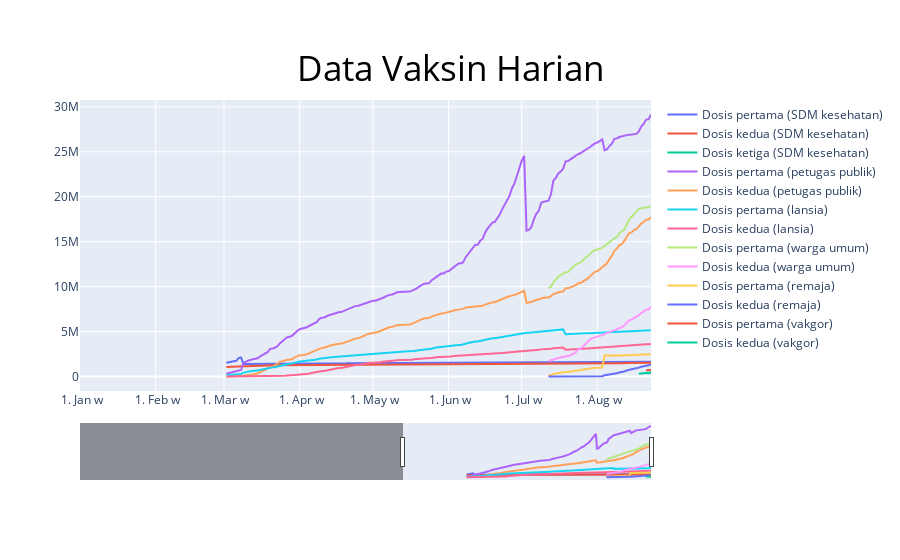

The cell this chart's notebook holds for it:
### Code cell
fig = go.Figure(layout_title_text="Data Vaksin Harian")

fig.add_trace(go.Scatter(
    x=day_statistic.index,
    y=day_statistic['Dosis pertama (SDM kesehatan)'],
    name='Dosis pertama (SDM kesehatan)'
))
fig.add_trace(go.Scatter(
    x=day_statistic.index,
    y=day_statistic['Dosis kedua (SDM kesehatan)'],
    name='Dosis kedua (SDM kesehatan)'
))
fig.add_trace(go.Scatter(
    x=day_statistic.index,
    y=day_statistic['Dosis ketiga (SDM kesehatan)'],
    name='Dosis ketiga (SDM kesehatan)'
))
fig.add_trace(go.Scatter(
    x=day_statistic.index,
    y=day_statistic['Dosis pertama (petugas publik)'],
    name='Dosis pertama (petugas publik)'
))
fig.add_trace(go.Scatter(
    x=day_statistic.index,
    y=day_statistic['Dosis kedua (petugas publik)'],
    name='Dosis kedua (petugas publik)'
))
fig.add_trace(go.Scatter(
    x=day_statistic.index,
    y=day_statistic['Dosis pertama (lansia)'],
    name='Dosis pertama (lansia)'
))
fig.add_trace(go.Scatter(
    x=day_statistic.index,
    y=day_statistic['Dosis kedua (lansia)'],
    name='Dosis kedua (lansia)'
))
fig.add_trace(go.Scatter(
    x=day_statistic.index,
    y=day_statistic['Dosis pertama (warga umum)'],
    name='Dosis pertama (warga umum)'
))
fig.add_trace(go.Scatter(
    x=day_statistic.index,
    y=day_statistic['Dosis kedua (warga umum)'],
    name='Dosis kedua (warga umum)'
))
fig.add_trace(go.Scatter(
    x=day_statistic.index,
    y=day_statistic['Dosis pertama (remaja)'],
    name='Dosis pertama (remaja)'
))
fig.add_trace(go.Scatter(
    x=day_statistic.index,
    y=day_statistic['Dosis kedua (remaja)'],
    name='Dosis kedua (remaja)'
))
fig.add_trace(go.Scatter(
    x=day_statistic.index,
    y=day_statistic['Dosis pertama (Vakgor)'],
    name='Dosis pertama (vakgor)'
))
fig.add_trace(go.Scatter(
    x=day_statistic.index,
    y=day_statistic['Dosis kedua (Vakgor)'],
    name='Dosis kedua (vakgor)'
))


# fig.add_trace(go.Scatter(
#     x=[2, 3, 4],
#     y=[40, 50, 60],
#     name="yaxis2 data",
#     yaxis="y2"
# ))




# # Create axis objects
# fig.update_layout(
#     xaxis=dict(
#         domain=[0.3, 0.7]
#     )

# Update layout properties
fig.update_layout(
    title_font_color="black",
    title_font_size=35,
    title={'y':0.9,
            'x':0.5})
fig.update_layout(xaxis_range=["2021-01-01","2021-08-23"])
fig.update_xaxes(
    rangeslider_visible=True,
    tickformatstops = [
        dict(dtickrange=[None, 1000], value="%H:%M:%S.%L ms"),
        dict(dtickrange=[1000, 60000], value="%H:%M:%S s"),
        dict(dtickrange=[60000, 3600000], value="%H:%M m"),
        dict(dtickrange=[3600000, 86400000], value="%H:%M h"),
        dict(dtickrange=[86400000, 604800000], value="%e. %b d"),
        dict(dtickrange=[604800000, "M1"], value="%e. %b w"),
        dict(dtickrange=["M1", "M12"], value="%b '%y M"),
        dict(dtickrange=["M12", None], value="%Y Y")
    ]
)


fig.show()

### Figure 1 — Plotly figure (JSON) as saved in the notebook; plotly's stock layout.template omitted (floating-point values rounded to 4 significant figures; data arrays with more than 128 entries replaced by an {"elided": "..."} marker saying what was removed)
{"data": [{"name": "Dosis pertama (SDM kesehatan)", "type": "scatter", "x": {"elided": "568 str values"}, "y": {"elided": "568 float values"}}, {"name": "Dosis kedua (SDM kesehatan)", "type": "scatter", "x": {"elided": "568 str values"}, "y": {"elided": "568 int values"}}, {"name": "Dosis ketiga (SDM kesehatan)", "type": "scatter", "x": {"elided": "568 str values"}, "y": {"elided": "568 int values"}}, {"name": "Dosis pertama (petugas publik)", "type": "scatter", "x": {"elided": "568 str values"}, "y": {"elided": "568 int values"}}, {"name": "Dosis kedua (petugas publik)", "type": "scatter", "x": {"elided": "568 str values"}, "y": {"elided": "568 int values"}}, {"name": "Dosis pertama (lansia)", "type": "scatter", "x": {"elided": "568 str values"}, "y": {"elided": "568 float values"}}, {"name": "Dosis kedua (lansia)", "type": "scatter", "x": {"elided": "568 str values"}, "y": {"elided": "568 int values"}}, {"name": "Dosis pertama (warga umum)", "type": "scatter", "x": {"elided": "568 str values"}, "y": {"elided": "568 int values"}}, {"name": "Dosis kedua (warga umum)", "type": "scatter", "x": {"elided": "568 str values"}, "y": {"elided": "568 int values"}}, {"name": "Dosis pertama (remaja)", "type": "scatter", "x": {"elided": "568 str values"}, "y": {"elided": "568 int values"}}, {"name": "Dosis kedua (remaja)", "type": "scatter", "x": {"elided": "568 str values"}, "y": {"elided": "568 int values"}}, {"name": "Dosis pertama (vakgor)", "type": "scatter", "x": {"elided": "568 str values"}, "y": {"elided": "568 int values"}}, {"name": "Dosis kedua (vakgor)", "type": "scatter", "x": {"elided": "568 str values"}, "y": {"elided": "568 int values"}}], "layout": {"title": {"font": {"color": "black", "size": 35}, "text": "Data Vaksin Harian", "x": 0.5, "y": 0.9}, "xaxis": {"range": ["2021-01-01", "2021-08-23"], "rangeslider": {"visible": true}, "tickformatstops": [{"dtickrange": [null, 1000], "value": "%H:%M:%S.%L ms"}, {"dtickrange": [1000, 60000], "value": "%H:%M:%S s"}, {"dtickrange": [60000, 3600000], "value": "%H:%M m"}, {"dtickrange": [3600000, 86400000], "value": "%H:%M h"}, {"dtickrange": [86400000, 604800000], "value": "%e. %b d"}, {"dtickrange": [604800000, "M1"], "value": "%e. %b w"}, {"dtickrange": ["M1", "M12"], "value": "%b '%y M"}, {"dtickrange": ["M12", null], "value": "%Y Y"}]}}}
